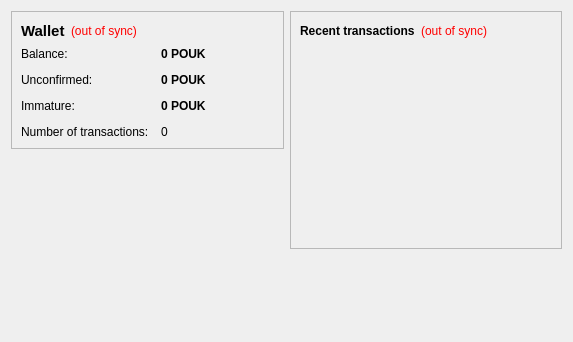
<?xml version="1.0" encoding="UTF-8"?>
<ui version="4.0">
 <class>OverviewPage</class>
 <widget class="QWidget" name="OverviewPage">
  <property name="geometry">
   <rect>
    <x>0</x>
    <y>0</y>
    <width>573</width>
    <height>342</height>
   </rect>
  </property>
  <property name="windowTitle">
   <string>Form</string>
  </property>
  <layout class="QHBoxLayout" name="horizontalLayout" stretch="1,1">
   <item>
    <layout class="QVBoxLayout" name="verticalLayout_2">
     <item>
      <widget class="QFrame" name="frame">
       <property name="frameShape">
        <enum>QFrame::StyledPanel</enum>
       </property>
       <property name="frameShadow">
        <enum>QFrame::Raised</enum>
       </property>
       <layout class="QVBoxLayout" name="verticalLayout_4">
        <item>
         <layout class="QHBoxLayout" name="horizontalLayout_4">
          <item>
           <widget class="QLabel" name="label_5">
            <property name="font">
             <font>
              <pointsize>11</pointsize>
              <weight>75</weight>
              <bold>true</bold>
             </font>
            </property>
            <property name="text">
             <string>Wallet</string>
            </property>
           </widget>
          </item>
          <item>
           <widget class="QLabel" name="labelWalletStatus">
            <property name="toolTip">
             <string>The displayed information may be out of date. Your wallet automatically synchronizes with the PoukCoin network after a connection is established, but this process has not completed yet.</string>
            </property>
            <property name="styleSheet">
             <string notr="true">QLabel { color: red; }</string>
            </property>
            <property name="text">
             <string notr="true">(out of sync)</string>
            </property>
            <property name="alignment">
             <set>Qt::AlignLeading|Qt::AlignLeft|Qt::AlignVCenter</set>
            </property>
           </widget>
          </item>
          <item>
           <spacer name="horizontalSpacer_2">
            <property name="orientation">
             <enum>Qt::Horizontal</enum>
            </property>
            <property name="sizeHint" stdset="0">
             <size>
              <width>40</width>
              <height>20</height>
             </size>
            </property>
           </spacer>
          </item>
         </layout>
        </item>
        <item>
         <layout class="QFormLayout" name="formLayout_2">
          <property name="fieldGrowthPolicy">
           <enum>QFormLayout::AllNonFixedFieldsGrow</enum>
          </property>
          <property name="horizontalSpacing">
           <number>12</number>
          </property>
          <property name="verticalSpacing">
           <number>12</number>
          </property>
          <item row="0" column="0">
           <widget class="QLabel" name="label">
            <property name="text">
             <string>Balance:</string>
            </property>
           </widget>
          </item>
          <item row="0" column="1">
           <widget class="QLabel" name="labelBalance">
            <property name="font">
             <font>
              <weight>75</weight>
              <bold>true</bold>
             </font>
            </property>
            <property name="cursor">
             <cursorShape>IBeamCursor</cursorShape>
            </property>
            <property name="toolTip">
             <string>Your current balance</string>
            </property>
            <property name="text">
             <string notr="true">0 POUK</string>
            </property>
            <property name="textInteractionFlags">
             <set>Qt::LinksAccessibleByMouse|Qt::TextSelectableByKeyboard|Qt::TextSelectableByMouse</set>
            </property>
           </widget>
          </item>
          <item row="1" column="0">
           <widget class="QLabel" name="label_3">
            <property name="text">
             <string>Unconfirmed:</string>
            </property>
           </widget>
          </item>
          <item row="1" column="1">
           <widget class="QLabel" name="labelUnconfirmed">
            <property name="font">
             <font>
              <weight>75</weight>
              <bold>true</bold>
             </font>
            </property>
            <property name="cursor">
             <cursorShape>IBeamCursor</cursorShape>
            </property>
            <property name="toolTip">
             <string>Total of transactions that have yet to be confirmed, and do not yet count toward the current balance</string>
            </property>
            <property name="text">
             <string notr="true">0 POUK</string>
            </property>
            <property name="textInteractionFlags">
             <set>Qt::LinksAccessibleByMouse|Qt::TextSelectableByKeyboard|Qt::TextSelectableByMouse</set>
            </property>
           </widget>
          </item>
          <item row="3" column="0">
           <widget class="QLabel" name="label_2">
            <property name="text">
             <string>Number of transactions:</string>
            </property>
           </widget>
          </item>
          <item row="3" column="1">
           <widget class="QLabel" name="labelNumTransactions">
            <property name="toolTip">
             <string>Total number of transactions in wallet</string>
            </property>
            <property name="text">
             <string notr="true">0</string>
            </property>
           </widget>
          </item>
          <item row="2" column="0">
           <widget class="QLabel" name="labelImmatureText">
            <property name="text">
             <string>Immature:</string>
            </property>
           </widget>
          </item>
          <item row="2" column="1">
           <widget class="QLabel" name="labelImmature">
            <property name="font">
             <font>
              <weight>75</weight>
              <bold>true</bold>
             </font>
            </property>
            <property name="toolTip">
             <string>Mined balance that has not yet matured</string>
            </property>
            <property name="text">
             <string notr="true">0 POUK</string>
            </property>
            <property name="textInteractionFlags">
             <set>Qt::LinksAccessibleByMouse|Qt::TextSelectableByKeyboard|Qt::TextSelectableByMouse</set>
            </property>
           </widget>
          </item>
         </layout>
        </item>
       </layout>
      </widget>
     </item>
     <item>
      <spacer name="verticalSpacer">
       <property name="orientation">
        <enum>Qt::Vertical</enum>
       </property>
       <property name="sizeHint" stdset="0">
        <size>
         <width>20</width>
         <height>40</height>
        </size>
       </property>
      </spacer>
     </item>
    </layout>
   </item>
   <item>
    <layout class="QVBoxLayout" name="verticalLayout_3">
     <item>
      <widget class="QFrame" name="frame_2">
       <property name="frameShape">
        <enum>QFrame::StyledPanel</enum>
       </property>
       <property name="frameShadow">
        <enum>QFrame::Raised</enum>
       </property>
       <layout class="QVBoxLayout" name="verticalLayout">
        <item>
         <layout class="QHBoxLayout" name="horizontalLayout_2">
          <item>
           <widget class="QLabel" name="label_4">
            <property name="text">
             <string>&lt;b&gt;Recent transactions&lt;/b&gt;</string>
            </property>
           </widget>
          </item>
          <item>
           <widget class="QLabel" name="labelTransactionsStatus">
            <property name="toolTip">
             <string>The displayed information may be out of date. Your wallet automatically synchronizes with the PoukCoin network after a connection is established, but this process has not completed yet.</string>
            </property>
            <property name="styleSheet">
             <string notr="true">QLabel { color: red; }</string>
            </property>
            <property name="text">
             <string notr="true">(out of sync)</string>
            </property>
            <property name="alignment">
             <set>Qt::AlignRight|Qt::AlignTrailing|Qt::AlignVCenter</set>
            </property>
           </widget>
          </item>
          <item>
           <spacer name="horizontalSpacer">
            <property name="orientation">
             <enum>Qt::Horizontal</enum>
            </property>
            <property name="sizeHint" stdset="0">
             <size>
              <width>40</width>
              <height>20</height>
             </size>
            </property>
           </spacer>
          </item>
         </layout>
        </item>
        <item>
         <widget class="QListView" name="listTransactions">
          <property name="styleSheet">
           <string notr="true">QListView { background: transparent; }</string>
          </property>
          <property name="frameShape">
           <enum>QFrame::NoFrame</enum>
          </property>
          <property name="verticalScrollBarPolicy">
           <enum>Qt::ScrollBarAlwaysOff</enum>
          </property>
          <property name="horizontalScrollBarPolicy">
           <enum>Qt::ScrollBarAlwaysOff</enum>
          </property>
          <property name="selectionMode">
           <enum>QAbstractItemView::NoSelection</enum>
          </property>
         </widget>
        </item>
       </layout>
      </widget>
     </item>
     <item>
      <spacer name="verticalSpacer_2">
       <property name="orientation">
        <enum>Qt::Vertical</enum>
       </property>
       <property name="sizeHint" stdset="0">
        <size>
         <width>20</width>
         <height>40</height>
        </size>
       </property>
      </spacer>
     </item>
    </layout>
   </item>
  </layout>
 </widget>
 <resources/>
 <connections/>
</ui>
